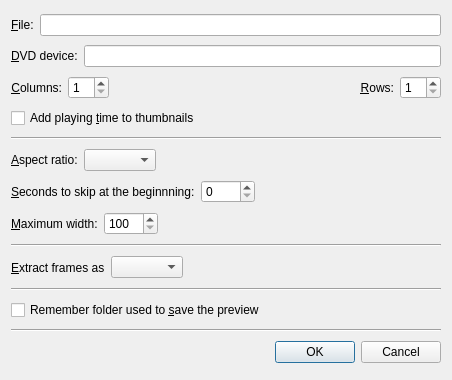
<ui version="4.0" >
 <class>VideoPreviewConfigDialog</class>
 <widget class="QDialog" name="VideoPreviewConfigDialog" >
  <property name="geometry" >
   <rect>
    <x>0</x>
    <y>0</y>
    <width>452</width>
    <height>380</height>
   </rect>
  </property>
  <property name="windowTitle" >
   <string>Video Preview</string>
  </property>
  <layout class="QVBoxLayout" >
   <item>
    <layout class="QHBoxLayout" >
     <item>
      <widget class="QLabel" name="label" >
       <property name="text" >
        <string>&amp;File:</string>
       </property>
       <property name="buddy" >
        <cstring>filename_edit</cstring>
       </property>
      </widget>
     </item>
     <item>
      <widget class="FileChooser" name="filename_edit" />
     </item>
    </layout>
   </item>
   <item>
    <layout class="QHBoxLayout" >
     <item>
      <widget class="QLabel" name="dvd_device_label" >
       <property name="text" >
        <string>&amp;DVD device:</string>
       </property>
       <property name="buddy" >
        <cstring>dvd_device_edit</cstring>
       </property>
      </widget>
     </item>
     <item>
      <widget class="QLineEdit" name="dvd_device_edit" />
     </item>
    </layout>
   </item>
   <item>
    <layout class="QHBoxLayout" >
     <item>
      <widget class="QLabel" name="label_2" >
       <property name="text" >
        <string>&amp;Columns:</string>
       </property>
       <property name="alignment" >
        <set>Qt::AlignRight|Qt::AlignTrailing|Qt::AlignVCenter</set>
       </property>
       <property name="buddy" >
        <cstring>columns_spin</cstring>
       </property>
      </widget>
     </item>
     <item>
      <widget class="QSpinBox" name="columns_spin" >
       <property name="minimum" >
        <number>1</number>
       </property>
       <property name="maximum" >
        <number>10</number>
       </property>
      </widget>
     </item>
     <item>
      <spacer>
       <property name="orientation" >
        <enum>Qt::Horizontal</enum>
       </property>
       <property name="sizeHint" >
        <size>
         <width>40</width>
         <height>20</height>
        </size>
       </property>
      </spacer>
     </item>
     <item>
      <widget class="QLabel" name="label_3" >
       <property name="text" >
        <string>&amp;Rows:</string>
       </property>
       <property name="alignment" >
        <set>Qt::AlignRight|Qt::AlignTrailing|Qt::AlignVCenter</set>
       </property>
       <property name="buddy" >
        <cstring>rows_spin</cstring>
       </property>
      </widget>
     </item>
     <item>
      <widget class="QSpinBox" name="rows_spin" >
       <property name="minimum" >
        <number>1</number>
       </property>
      </widget>
     </item>
    </layout>
   </item>
   <item>
    <widget class="QCheckBox" name="osd_check" >
     <property name="text" >
      <string>Add playing &amp;time to thumbnails</string>
     </property>
    </widget>
   </item>
   <item>
    <widget class="Line" name="line_2" >
     <property name="sizePolicy" >
      <sizepolicy vsizetype="Fixed" hsizetype="Expanding" >
       <horstretch>0</horstretch>
       <verstretch>0</verstretch>
      </sizepolicy>
     </property>
     <property name="orientation" >
      <enum>Qt::Horizontal</enum>
     </property>
    </widget>
   </item>
   <item>
    <layout class="QHBoxLayout" >
     <item>
      <widget class="QLabel" name="label_5" >
       <property name="text" >
        <string>&amp;Aspect ratio:</string>
       </property>
       <property name="buddy" >
        <cstring>aspect_ratio_combo</cstring>
       </property>
      </widget>
     </item>
     <item>
      <widget class="QComboBox" name="aspect_ratio_combo" />
     </item>
     <item>
      <spacer>
       <property name="orientation" >
        <enum>Qt::Horizontal</enum>
       </property>
       <property name="sizeHint" >
        <size>
         <width>101</width>
         <height>20</height>
        </size>
       </property>
      </spacer>
     </item>
    </layout>
   </item>
   <item>
    <layout class="QHBoxLayout" >
     <item>
      <widget class="QLabel" name="label_4" >
       <property name="text" >
        <string>&amp;Seconds to skip at the beginnning:</string>
       </property>
       <property name="buddy" >
        <cstring>initial_step_spin</cstring>
       </property>
      </widget>
     </item>
     <item>
      <widget class="QSpinBox" name="initial_step_spin" >
       <property name="maximum" >
        <number>9999</number>
       </property>
      </widget>
     </item>
     <item>
      <spacer>
       <property name="orientation" >
        <enum>Qt::Horizontal</enum>
       </property>
       <property name="sizeHint" >
        <size>
         <width>40</width>
         <height>20</height>
        </size>
       </property>
      </spacer>
     </item>
    </layout>
   </item>
   <item>
    <layout class="QHBoxLayout" >
     <item>
      <widget class="QLabel" name="label_6" >
       <property name="text" >
        <string>&amp;Maximum width:</string>
       </property>
       <property name="buddy" >
        <cstring>max_width_spin</cstring>
       </property>
      </widget>
     </item>
     <item>
      <widget class="QSpinBox" name="max_width_spin" >
       <property name="minimum" >
        <number>100</number>
       </property>
       <property name="maximum" >
        <number>2000</number>
       </property>
      </widget>
     </item>
     <item>
      <spacer>
       <property name="orientation" >
        <enum>Qt::Horizontal</enum>
       </property>
       <property name="sizeHint" >
        <size>
         <width>40</width>
         <height>20</height>
        </size>
       </property>
      </spacer>
     </item>
    </layout>
   </item>
   <item>
    <widget class="Line" name="line_3" >
     <property name="sizePolicy" >
      <sizepolicy vsizetype="Fixed" hsizetype="Expanding" >
       <horstretch>0</horstretch>
       <verstretch>0</verstretch>
      </sizepolicy>
     </property>
     <property name="orientation" >
      <enum>Qt::Horizontal</enum>
     </property>
    </widget>
   </item>
   <item>
    <layout class="QHBoxLayout" >
     <item>
      <widget class="QLabel" name="label_7" >
       <property name="text" >
        <string>&amp;Extract frames as</string>
       </property>
       <property name="buddy" >
        <cstring>format_combo</cstring>
       </property>
      </widget>
     </item>
     <item>
      <widget class="QComboBox" name="format_combo" />
     </item>
     <item>
      <spacer>
       <property name="orientation" >
        <enum>Qt::Horizontal</enum>
       </property>
       <property name="sizeHint" >
        <size>
         <width>71</width>
         <height>23</height>
        </size>
       </property>
      </spacer>
     </item>
    </layout>
   </item>
   <item>
    <widget class="Line" name="line" >
     <property name="sizePolicy" >
      <sizepolicy vsizetype="Fixed" hsizetype="Expanding" >
       <horstretch>0</horstretch>
       <verstretch>0</verstretch>
      </sizepolicy>
     </property>
     <property name="orientation" >
      <enum>Qt::Horizontal</enum>
     </property>
    </widget>
   </item>
   <item>
    <widget class="QCheckBox" name="save_last_directory_check" >
     <property name="text" >
      <string>Remember folder used to &amp;save the preview</string>
     </property>
    </widget>
   </item>
   <item>
    <widget class="Line" name="line_4" >
     <property name="sizePolicy" >
      <sizepolicy vsizetype="Fixed" hsizetype="Expanding" >
       <horstretch>0</horstretch>
       <verstretch>0</verstretch>
      </sizepolicy>
     </property>
     <property name="orientation" >
      <enum>Qt::Horizontal</enum>
     </property>
    </widget>
   </item>
   <item>
    <widget class="QDialogButtonBox" name="buttonBox" >
     <property name="orientation" >
      <enum>Qt::Horizontal</enum>
     </property>
     <property name="standardButtons" >
      <set>QDialogButtonBox::Cancel|QDialogButtonBox::NoButton|QDialogButtonBox::Ok</set>
     </property>
    </widget>
   </item>
  </layout>
 </widget>
 <customwidgets>
  <customwidget>
   <class>FileChooser</class>
   <extends>QLineEdit</extends>
   <header>filechooser.h</header>
  </customwidget>
 </customwidgets>
 <tabstops>
  <tabstop>filename_edit</tabstop>
  <tabstop>dvd_device_edit</tabstop>
  <tabstop>columns_spin</tabstop>
  <tabstop>rows_spin</tabstop>
  <tabstop>osd_check</tabstop>
  <tabstop>aspect_ratio_combo</tabstop>
  <tabstop>initial_step_spin</tabstop>
  <tabstop>max_width_spin</tabstop>
  <tabstop>format_combo</tabstop>
  <tabstop>buttonBox</tabstop>
 </tabstops>
 <resources/>
 <connections>
  <connection>
   <sender>buttonBox</sender>
   <signal>accepted()</signal>
   <receiver>VideoPreviewConfigDialog</receiver>
   <slot>accept()</slot>
   <hints>
    <hint type="sourcelabel" >
     <x>248</x>
     <y>254</y>
    </hint>
    <hint type="destinationlabel" >
     <x>157</x>
     <y>274</y>
    </hint>
   </hints>
  </connection>
  <connection>
   <sender>buttonBox</sender>
   <signal>rejected()</signal>
   <receiver>VideoPreviewConfigDialog</receiver>
   <slot>reject()</slot>
   <hints>
    <hint type="sourcelabel" >
     <x>316</x>
     <y>260</y>
    </hint>
    <hint type="destinationlabel" >
     <x>286</x>
     <y>274</y>
    </hint>
   </hints>
  </connection>
 </connections>
</ui>
